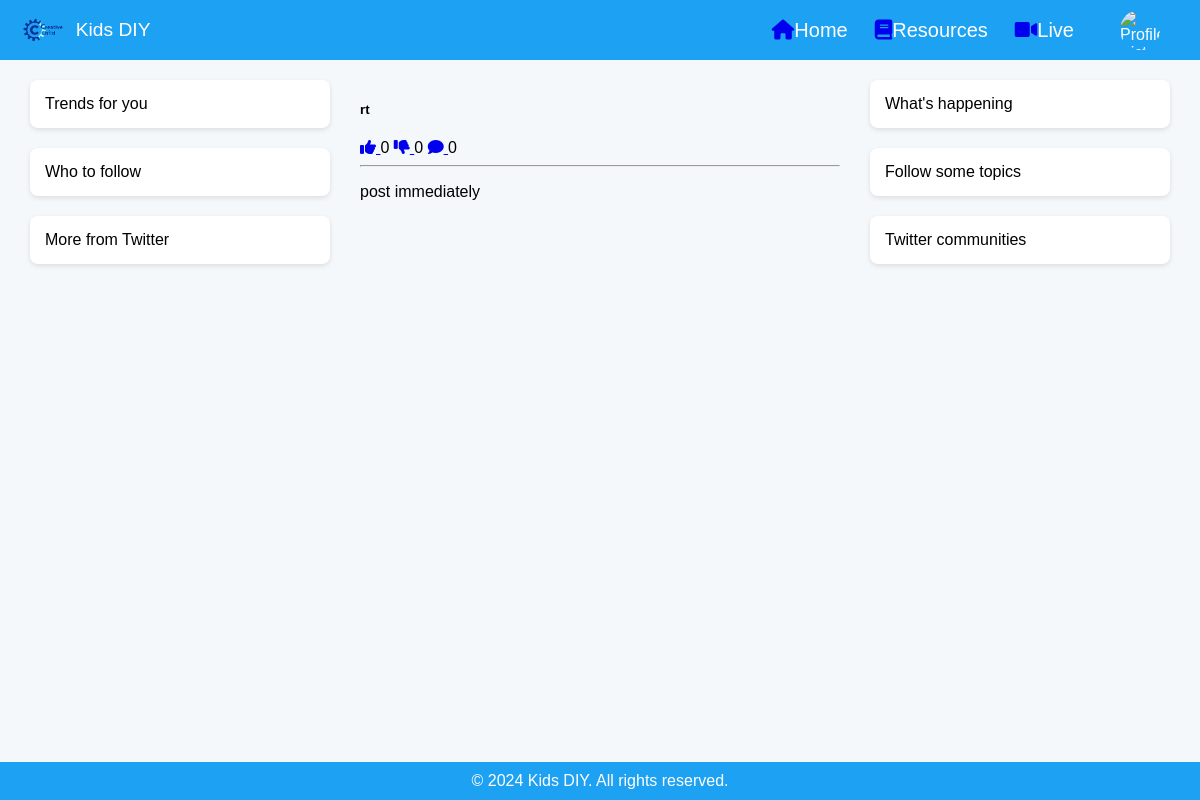
Page /diy/post/5/ on the committed database.
### resource/models.py (models this page shows, shortened)
class BaseModel(models.Model):
    created_at = models.DateTimeField(auto_now_add=True)
    updated_at = models.DateTimeField(auto_now=True)
    class Meta:
        abstract = True
        ordering = ["id"]  # Set your default ordering here

class Post(BaseModel):
    title = models.CharField(max_length=255, null=True, blank=True)
    author = models.ForeignKey(User, on_delete=models.CASCADE, related_name='post_author')
    content = models.TextField()
    attachments = models.ManyToManyField('resource.Attachment', related_name='post_attachments', blank=True)
    categories = models.ManyToManyField('account.Interest', related_name='post_categories', blank=True)
    audience = models.ForeignKey(Audience, on_delete=models.CASCADE)
    def get_likes_count(self):
        return self.likes.count()  # Count the number of likes associated with this resource
    def get_dislikes_count(self):
        return self.dislikes.count()
    def get_comments_count(self):
        return self.post_comments.count()  # Count the number of likes associated with this resource

### resource/views.py (the view)
# urls.py: path('post/<int:post_id>/', post_detail, name='post_detail'),
def post_detail(request, post_id):
    post = Post.objects.get(pk=post_id)
    return render(request, 'resource/view_post.html', {'post': post})

### resource/templates/resource/view_post.html (shortened to what this page needs)
{% extends 'base.html' %}
{% load static %}
{% block content %}
    <div class="card-body ml-5 mr-3">
    <h5>{{ post.title }}</h5>
        <div class="likes-comments-count">
            <a href="{% url 'like_post' post.id %}">
                <i class="fas fa-thumbs-up like-icon"></i>
            </a>
            <span class="like-count">{{ post.get_likes_count }}</span>
            <a href="{% url 'dislike_post' post.id %}">
                <i class="fas fa-thumbs-down dislike-icon"></i>
            </a>
            <span class="dislike-count">{{ post.get_dislikes_count }}</span>
            <a href="{% url 'comment' post.id %}">
                <i class="fas fa-comment comment-icon"></i>
            </a>
            <span class="comment-count">{{ post.get_comments_count }}</span>
        </div>
    <hr>
        <p class="card-text">{{ post.content }}</p>
    </div>
{% endblock %}

### resource/templates/base.html (style rules this page uses)
body { font-family: Arial, sans-serif; margin: 0; padding: 0; background-color: #f5f8fa; }

### rows in the picture
Post: title "rt", get_likes_count "0", get_dislikes_count "0", get_comments_count "0", content "post immediately"
